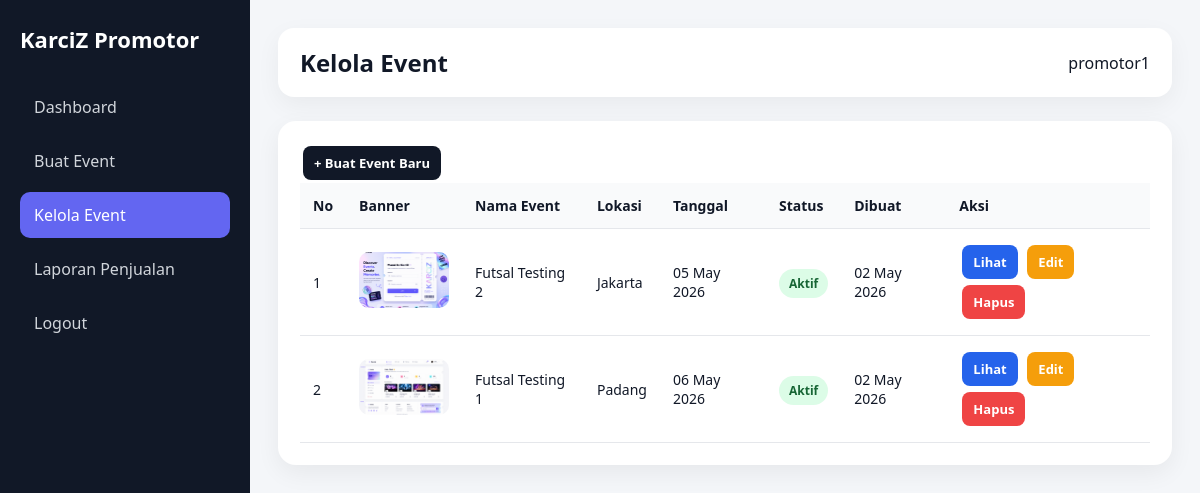
/organizer/manage-event.php (signed in), run on the app's committed database.
### tables this page shows
CREATE TABLE `promotor` (
  `id` int(100) NOT NULL,
  `user_id` int(11) DEFAULT NULL,
  `nama_brand` varchar(255) NOT NULL,
  `deskripsi_singkat` varchar(500) NOT NULL,
  `email_bisnis` varchar(255) NOT NULL,
  `no_wa` int(25) NOT NULL,
  `logo` varchar(255) NOT NULL,
  `banner` varchar(255) NOT NULL,
  `status` enum('pending','approved','rejected') DEFAULT 'pending',
  `created_at` timestamp NOT NULL DEFAULT current_timestamp()
);

CREATE TABLE `events` (
  `id` int(11) NOT NULL,
  `organizer_id` int(11) DEFAULT NULL,
  `nama_event` varchar(255) DEFAULT NULL,
  `lokasi` varchar(255) DEFAULT NULL,
  `tanggal` date DEFAULT NULL,
  `deskripsi` text DEFAULT NULL,
  `banner` varchar(255) DEFAULT NULL,
  `status` enum('aktif','selesai') DEFAULT 'aktif',
  `created_at` timestamp NOT NULL DEFAULT current_timestamp()
);

### organizer/manage-event.php (the view, shortened to what this page needs)
<?php
include '../config.php';
$username = $_SESSION['user'];
$stmt = $conn->prepare("
    SELECT promotor.id, promotor.nama_brand
    FROM promotor
    JOIN users ON promotor.user_id = users.id
    WHERE users.username = ?
    AND promotor.status = 'approved'
    LIMIT 1
");
$stmt->bind_param("s", $username);
$stmt->execute();
$promotor = $stmt->get_result()->fetch_assoc();
$organizer_id = $promotor['id'];
$stmt = $conn->prepare("
    SELECT * FROM events
    WHERE organizer_id = ?
    ORDER BY created_at DESC
");
$stmt->bind_param("i", $organizer_id);
$stmt->execute();
$events = $stmt->get_result();
?>
<!DOCTYPE html>
<html lang="id">
<head>
    <link rel="stylesheet" href="/Karciz/assets/css/organizer.css?v=3">
</head>
<body>
<div class="organizer-wrapper">
    <div class="organizer-sidebar">
        <h2>KarciZ Promotor</h2>
        <a href="dashboard.php">Dashboard</a>
        <a href="create-event.php">Buat Event</a>
        <a href="manage-event.php" class="active">Kelola Event</a>
        <a href="sales-report.php">Laporan Penjualan</a>
        <a href="../logout.php">Logout</a>
    </div>
    <div class="organizer-main">
        <div class="organizer-topbar">
            <h3>Kelola Event</h3>
            <span><?= htmlspecialchars($promotor['nama_brand']); ?></span>
        </div>
        <div class="table-container">
            <div class="table-action">
                <a href="create-event.php" class="btn-add">+ Buat Event Baru</a>
            </div>
            <table>
                <thead>
                    <tr>
                        <th>No</th>
                        <th>Banner</th>
                        <th>Nama Event</th>
                        <th>Lokasi</th>
                        <th>Tanggal</th>
                        <th>Status</th>
                        <th>Dibuat</th>
                        <th>Aksi</th>
                    </tr>
                </thead>
                <tbody>
                    <?php if ($events->num_rows > 0) { ?>
                        <?php $no = 1; while ($row = $events->fetch_assoc()) { ?>
                            <tr>
                                <td><?= $no++; ?></td>
                                <td>
                                    <?php if (!empty($row['banner'])) { ?>
                                        <img
                                            src="/Karciz/assets/images/events/<?= htmlspecialchars($row['banner']); ?>"
                                            alt="Banner"
                                            class="event-thumb"
                                        >
                                    <?php } else { ?>
                                        <span>-</span>
                                    <?php } ?>
                                </td>
                                <td><?= htmlspecialchars($row['nama_event']); ?></td>
                                <td><?= htmlspecialchars($row['lokasi']); ?></td>
                                <td><?= date('d M Y', strtotime($row['tanggal'])); ?></td>
                                <td>
                                    <?php if ($row['status'] == 'aktif') { ?>
                                        <span class="badge-active">Aktif</span>
                                    <?php } else { ?>
                                        <span class="badge-finished">Selesai</span>
                                    <?php } ?>
                                </td>
                                <td><?= date('d M Y', strtotime($row['created_at'])); ?></td>
                                <td>
                                    <a href="../customer/event-detail.php?id=<?= $row['id']; ?>" class="btn-view">Lihat</a>
                                    <a href="edit-event.php?id=<?= $row['id']; ?>" class="btn-edit">Edit</a>
                                    <a
                                        href="manage-event.php?delete=<?= $row['id']; ?>"
                                        class="btn-delete"
                                        onclick="return confirm('Yakin ingin menghapus event ini?')"
                                    >
                                        Hapus
                                    </a>
                                </td>
                            </tr>
                        <?php } ?>
                    <?php } else { ?>
                        <tr>
                            <td colspan="8" class="empty-table">Belum ada event.</td>
                        </tr>
                    <?php } ?>
                </tbody>
            </table>
        </div>
    </div>
</div>
</body>
</html>

### assets/css/organizer.css (style rules this page uses)
* { margin: 0; padding: 0; box-sizing: border-box; }
body { font-family: 'Segoe UI', Calibri, sans-serif; background: #f4f6f9; color: #111827; }
.organizer-wrapper { display: flex; min-height: 100vh; }
.organizer-sidebar { width: 250px; background: #111827; color: #fff; padding: 24px 20px; }
.organizer-sidebar h2 { font-size: 22px; margin-bottom: 30px; }
.organizer-sidebar a { display: block; color: #d1d5db; text-decoration: none; padding: 12px 14px; border-radius: 10px; margin-bottom: 8px; font-weight: 500; }
.organizer-sidebar a:hover, .organizer-sidebar a.active { background: #6366f1; color: #fff; }
.organizer-main { flex: 1; padding: 28px; }
.organizer-topbar { background: #fff; padding: 18px 22px; border-radius: 16px; box-shadow: 0 8px 24px rgba(0,0,0,0.05); display: flex; justify-content: space-between; align-items: center; margin-bottom: 24px; }
.organizer-topbar h3 { font-size: 24px; }
.table-container { background: #fff; padding: 22px; border-radius: 18px; box-shadow: 0 8px 24px rgba(0,0,0,0.06); overflow-x: auto; }
table { width: 100%; border-collapse: collapse; font-size: 14px; }
table th, table td { padding: 13px; border-bottom: 1px solid #e5e7eb; text-align: left; vertical-align: middle; }
table th { background: #f9fafb; font-weight: 800; }
.btn-add, .btn-view, .btn-edit, .btn-delete { display: inline-block; padding: 8px 11px; border-radius: 8px; text-decoration: none; font-size: 13px; margin: 3px; font-weight: 700; }
.btn-add { background: #111827; color: #fff; }
.btn-view { background: #2563eb; color: #fff; }
.btn-edit { background: #f59e0b; color: #fff; }
.btn-delete { background: #ef4444; color: #fff; }
.badge-active { background: #dcfce7; color: #166534; padding: 6px 10px; border-radius: 999px; font-size: 12px; font-weight: 800; }
.event-thumb { width: 90px; height: 56px; object-fit: cover; border-radius: 10px; }

### data on the page
promotor: nama_brand "promotor1"
events: banner (picture), nama_event "Futsal Testing 2", lokasi "Jakarta", tanggal "05 May 2026", status "Aktif", created_at "02 May 2026"
events: banner (picture), nama_event "Futsal Testing 1", lokasi "Padang", tanggal "06 May 2026", status "Aktif", created_at "02 May 2026"
